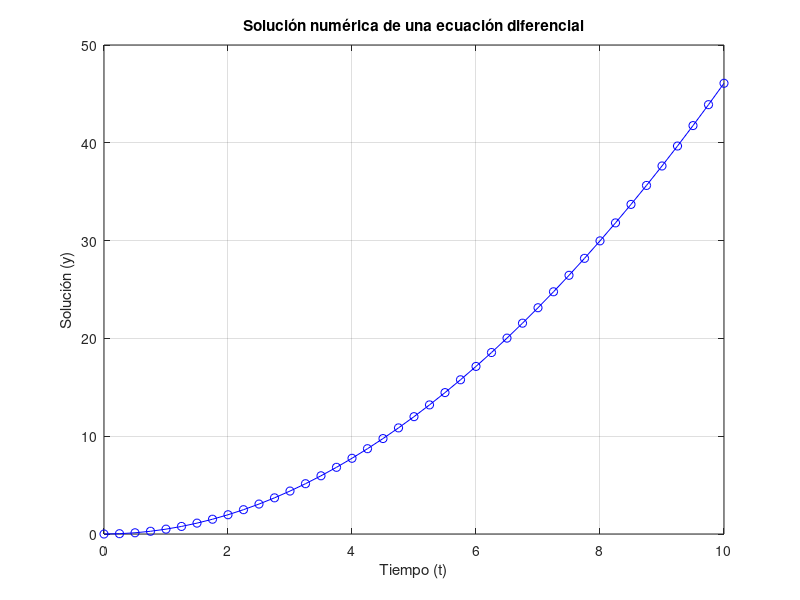

Reproduce this figure in MATLAB.
%Ejemplo 4.3
clear;
% Definir la ecuación diferencial a resolver
function py = f(y, t)
  py = -0.025*y + t;
endfunction

% Condiciones iniciales
yo = 0;
to = 0;
dt = 0.25;
tu = 10;
y(1) = yo;
t(1) = to;
n = 1;

% Primer paso con método de Heun (RK2)
k1 = dt * f(y(n), t(n));
k2 = dt * f(y(n) + k1, t(n) + dt);
y(n + 1) = y(n) + (k1 + k2) / 2;
t(n + 1) = t(n) + dt;

% Método de Adams-Bashforth
while t(n + 1) < tu
  n = n + 1;
  y(n + 1) = y(n) + dt * (3 * f(y(n), t(n)) - f(y(n - 1), t(n - 1))) / 2;
  t(n + 1) = t(n) + dt;
end

% Graficar la solución
figure;
plot(t, y, 'b-o');
grid on;
title('Solución numérica de una ecuación diferencial');
xlabel('Tiempo (t)');
ylabel('Solución (y)');

